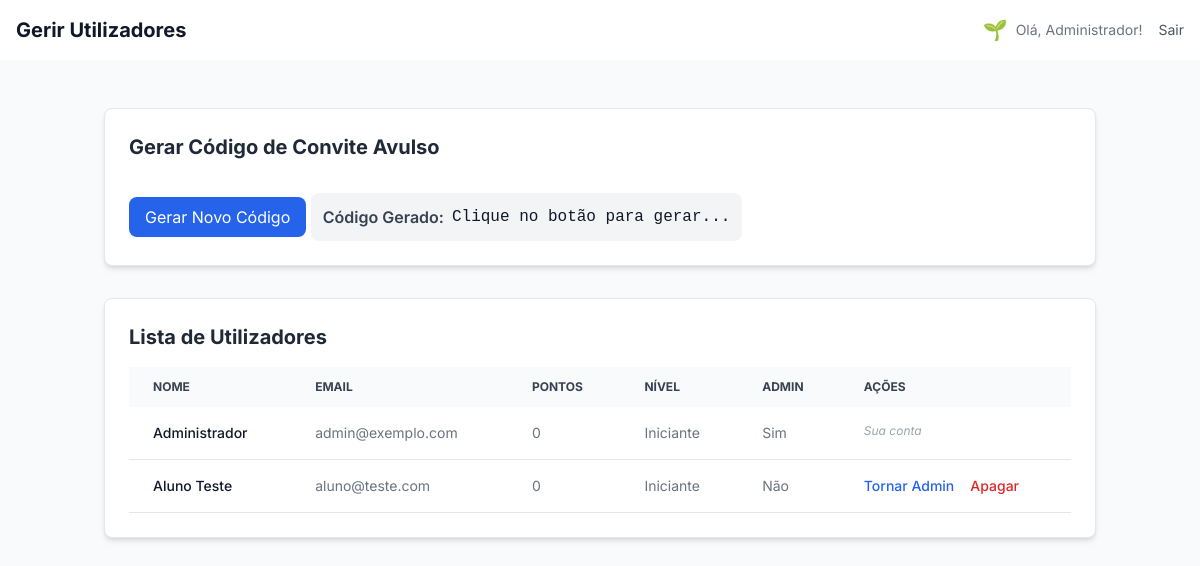
/admin/users (signed in), run on the app's committed database.
### app.py (models this page shows)
class Level(db.Model):
    id = db.Column(db.Integer, primary_key=True)
    name = db.Column(db.String(50), unique=True, nullable=False)
    min_points = db.Column(db.Integer, unique=True, nullable=False, index=True)
    insignia = db.Column(db.String(255), nullable=True)  # URL ou emoji

class User(UserMixin, db.Model):
    id = db.Column(db.Integer, primary_key=True)
    name = db.Column(db.String(100), nullable=False)
    email = db.Column(db.String(100), unique=True, nullable=False)
    password = db.Column(db.String(200), nullable=False)
    is_admin = db.Column(db.Boolean, default=False)
    phone = db.Column(db.String(20))
    registered_at = db.Column(db.DateTime, default=datetime.utcnow)
    last_login = db.Column(db.DateTime)
    points = db.Column(db.Integer, default=0)
    level_id = db.Column(db.Integer, db.ForeignKey('level.id'), nullable=True)
    level = db.relationship('Level', backref='users')
    team_id = db.Column(db.Integer, db.ForeignKey('team.id'), nullable=True)
    avatar_url = db.Column(db.String(255), nullable=True)

### app.py (the view)
@app.route('/admin/users')
@login_required
def admin_users():
    if not current_user.is_admin:
        flash('Acesso negado. Apenas administradores podem acessar esta página.', 'error')
        return redirect(url_for('index'))
    form = BaseForm()
    all_users = User.query.order_by(User.name).all()
    return render_template('admin_users.html', users=all_users, form=form)

### app.py (called while the page is built)
@login_manager.user_loader
def load_user(user_id):
    return User.query.get(int(user_id))

@app.context_processor
def inject_user_gamification_data():
    if current_user.is_authenticated and current_user.level:
        return dict(user_level_insignia=current_user.level.insignia)
    return dict(user_level_insignia='')

@app.context_processor
def inject_gamification_progress():
    if not current_user.is_authenticated:
        return {}
    progress_data = {'percentage': 0, 'next_level_points': None}
    if current_user.level:
        current_level = current_user.level
        next_level = Level.query.filter(Level.min_points > current_level.min_points).order_by(Level.min_points.asc()).first()
        if next_level:
            points_for_level = next_level.min_points - current_level.min_points
            points_achieved = current_user.points - current_level.min_points
            progress_data['percentage'] = max(0, min(100, (points_achieved / points_for_level) * 100 if points_for_level > 0 else 100))
            progress_data['next_level_points'] = next_level.min_points
        else:
            progress_data['percentage'] = 100
    return dict(progress=progress_data)

### templates/admin_users.html (shortened to what this page needs)
{% extends "admin_base.html" %}
{% block page_title %}Gerir Utilizadores{% endblock %}
{% block content %}
<div class="space-y-8">
    <div class="bg-white dark:bg-gray-800 p-6 rounded-lg shadow-md border dark:border-gray-700">
        <h2 class="text-xl font-bold mb-4 text-gray-800 dark:text-gray-200">Gerar Código de Convite Avulso</h2>
        <form method="POST" action="{{ url_for('generate_invitation') }}" class="inline" onsubmit="return handleGenerateSingleCode(event)">
            <button type="submit" class="bg-blue-600 text-white px-4 py-2 rounded-lg hover:bg-blue-700 transition">
                Gerar Novo Código
            </button>
        </form>
        <div class="mt-4 p-3 bg-gray-100 dark:bg-gray-700 rounded-lg inline-flex items-center">
            <span class="font-semibold text-gray-700 dark:text-gray-300 mr-2">Código Gerado:</span>
            <code id="single-invitation-code" class="text-gray-900 dark:text-gray-100 font-mono">Clique no botão para gerar...</code>
        </div>
    </div>
    <div class="bg-white dark:bg-gray-800 p-6 rounded-lg shadow-md border dark:border-gray-700">
        <h2 class="text-xl font-bold mb-4 text-gray-800 dark:text-gray-200">Lista de Utilizadores</h2>
        <div class="overflow-x-auto relative">
            <table class="w-full text-sm text-left text-gray-500 dark:text-gray-400">
                <thead class="text-xs text-gray-700 uppercase bg-gray-50 dark:bg-gray-700 dark:text-gray-400">
                    <tr>
                        <th scope="col" class="py-3 px-6">Nome</th>
                        <th scope="col" class="py-3 px-6">Email</th>
                        <th scope="col" class="py-3 px-6">Pontos</th>
                        <th scope="col" class="py-3 px-6">Nível</th>
                        <th scope="col" class="py-3 px-6">Admin</th>
                        <th scope="col" class="py-3 px-6">Ações</th>
                    </tr>
                </thead>
                <tbody>
                    {% for user in users %}
                    <tr class="bg-white border-b dark:bg-gray-800 dark:border-gray-700 hover:bg-gray-50 dark:hover:bg-gray-600">
                        <td class="py-4 px-6 font-medium text-gray-900 whitespace-nowrap dark:text-white">{{ user.name }}</td>
                        <td class="py-4 px-6">{{ user.email }}</td>
                        <td class="py-4 px-6">{{ user.points }}</td>
                        <td class="py-4 px-6">{{ user.level.name if user.level else 'N/A' }}</td>
                        <td class="py-4 px-6">{{ 'Sim' if user.is_admin else 'Não' }}</td>
                        <td class="py-4 px-6 flex items-center space-x-4">
                            {% if user.id != current_user.id %}
                                <form method="POST" action="{{ url_for('toggle_admin', user_id=user.id) }}" class="inline">
                                    <button type="submit" class="font-medium text-blue-600 dark:text-blue-500 hover:underline">
                                        {{ 'Remover Admin' if user.is_admin else 'Tornar Admin' }}
                                    </button>
                                </form>
                                <form method="POST" action="{{ url_for('admin_delete_user', user_id=user.id) }}" onsubmit="return confirm('Tem a certeza que quer apagar este utilizador? Esta ação é irreversível.');" class="inline">
                                    <button type="submit" class="font-medium text-red-600 dark:text-red-500 hover:underline">
                                        Apagar
                                    </button>
                                </form>
                            {% else %}
                                <span class="text-xs text-gray-400 italic">Sua conta</span>
                            {% endif %}
                        </td>
                    </tr>
                    {% endfor %}
                </tbody>
            </table>
        </div>
    </div>
</div>
{% endblock %}

### templates/admin_base.html (shortened to what this page needs)
<!DOCTYPE html>
<html lang="pt-BR">
<head>
    <script src="https://cdn.tailwindcss.com"></script>
    <link href="{{ url_for('static', filename='styles.css') }}" rel="stylesheet">
    <link rel="stylesheet" href="https://cdnjs.cloudflare.com/ajax/libs/font-awesome/6.4.2/css/all.min.css">
</head>
<body class="bg-gray-100 dark:bg-gray-900 text-gray-900 dark:text-gray-100 flex min-h-screen">
    <div class="flex-1 flex flex-col">
        <header class="bg-white dark:bg-gray-800 shadow-sm p-4 flex justify-between items-center">
            <h1 class="text-xl font-bold text-gray-900 dark:text-gray-100">{% block page_title %}Dashboard{% endblock %}
            </h1>
            <div class="flex items-center space-x-4">
                <span class="text-sm text-gray-500 dark:text-gray-400 flex items-center">
                    {% if current_user.is_authenticated and current_user.level and current_user.level.insignia %}
                    {% if 'cloudinary' in current_user.level.insignia %}
                    <img src="{{ current_user.level.insignia }}" alt="{{ current_user.level.name }}"
                        class="w-6 h-6 rounded-full object-cover mr-2">
                    {% else %}
                    <span class="text-xl mr-2">{{ current_user.level.insignia }}</span>
                    {% endif %}
                    {% endif %}
                    Olá, {{ current_user.name }}!
                </span>
                <a href="{{ url_for('logout') }}"
                    class="text-sm text-gray-600 dark:text-gray-400 hover:underline">Sair</a>
            </div>
        </header>
        <main class="flex-1 p-6 bg-gray-50 dark:bg-gray-900/50">
            <div class="container mx-auto px-4 py-6">
                {% block content %}{% endblock %}
            </div>
        </main>
    </div>
</body>
</html>

### static/styles.css (style rules this page uses)
:root { --primary-500: #3b82f6; --primary-600: #2563eb; --success-500: #10b981; --error-500: #ef4444; --bg-light-primary: #f3f4f6; --bg-light-secondary: #ffffff; --bg-light-tertiary: #f9fafb; --text-light-primary: #111827; --text-light-secondary: #6b7280; --border-light: #e5e7eb; --chat-user-bubble-bg: linear-gradient(135deg, #3b82f6, #60a5fa); --chat-bot-bubble-bg: #f3f4f6; --chat-welcome-bubble-bg: #eef2ff; --font-family-base: 'Inter', -apple-system, BlinkMacSystemFont, 'Segoe UI', Roboto, sans-serif; }
*, *::before, *::after { box-sizing: border-box; margin: 0; padding: 0; }
html { scroll-behavior: smooth; }
body { font-family: var(--font-family-base); line-height: 1.6; background-color: var(--bg-light-primary); color: var(--text-light-primary); transition: background-color 0.3s, color 0.3s; }

### data on the page
Level: level.insignia "🌱"
User: name "Administrador", email "admin@exemplo.com", points "0", level "Iniciante", is_admin "Sim", shows "Sua conta"
User: name "Aluno Teste", email "aluno@teste.com", points "0", level "Iniciante", is_admin "Não", is_admin "Tornar Admin"
